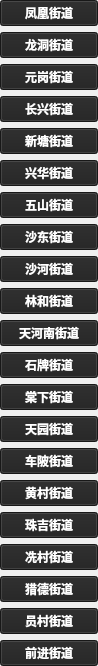
    <widget class="QWidget" name="street_TianHe" native="true">
     <property name="geometry">
      <rect>
       <x>10</x>
       <y>75</y>
       <width>98</width>
       <height>541</height>
      </rect>
     </property>
     <layout class="QVBoxLayout" name="verticalLayout_7">
      <property name="leftMargin">
       <number>0</number>
      </property>
      <property name="topMargin">
       <number>0</number>
      </property>
      <property name="rightMargin">
       <number>0</number>
      </property>
      <property name="bottomMargin">
       <number>0</number>
      </property>
      <item>
       <widget class="QPushButton" name="th1">
        <property name="font">
         <font>
          <family>思源黑体 CN Bold</family>
          <weight>75</weight>
          <bold>true</bold>
         </font>
        </property>
        <property name="styleSheet">
         <string notr="true">background-color: rgb(33, 33, 33);
color: rgb(255, 255, 255);</string>
        </property>
        <property name="text">
         <string>凤凰街道</string>
        </property>
       </widget>
      </item>
      <item>
       <widget class="QPushButton" name="th2">
        <property name="font">
         <font>
          <family>思源黑体 CN Bold</family>
          <weight>75</weight>
          <bold>true</bold>
         </font>
        </property>
        <property name="styleSheet">
         <string notr="true">background-color: rgb(33, 33, 33);
color: rgb(255, 255, 255);</string>
        </property>
        <property name="text">
         <string>龙洞街道</string>
        </property>
       </widget>
      </item>
      <item>
       <widget class="QPushButton" name="th3">
        <property name="font">
         <font>
          <family>思源黑体 CN Bold</family>
          <weight>75</weight>
          <bold>true</bold>
         </font>
        </property>
        <property name="styleSheet">
         <string notr="true">background-color: rgb(33, 33, 33);
color: rgb(255, 255, 255);</string>
        </property>
        <property name="text">
         <string>元岗街道</string>
        </property>
       </widget>
      </item>
      <item>
       <widget class="QPushButton" name="th4">
        <property name="font">
         <font>
          <family>思源黑体 CN Bold</family>
          <weight>75</weight>
          <bold>true</bold>
         </font>
        </property>
        <property name="styleSheet">
         <string notr="true">background-color: rgb(33, 33, 33);
color: rgb(255, 255, 255);</string>
        </property>
        <property name="text">
         <string>长兴街道</string>
        </property>
       </widget>
      </item>
      <item>
       <widget class="QPushButton" name="th5">
        <property name="font">
         <font>
          <family>思源黑体 CN Bold</family>
          <weight>75</weight>
          <bold>true</bold>
         </font>
        </property>
        <property name="styleSheet">
         <string notr="true">background-color: rgb(33, 33, 33);
color: rgb(255, 255, 255);</string>
        </property>
        <property name="text">
         <string>新塘街道</string>
        </property>
       </widget>
      </item>
      <item>
       <widget class="QPushButton" name="th6">
        <property name="font">
         <font>
          <family>思源黑体 CN Bold</family>
          <weight>75</weight>
          <bold>true</bold>
         </font>
        </property>
        <property name="styleSheet">
         <string notr="true">background-color: rgb(33, 33, 33);
color: rgb(255, 255, 255);</string>
        </property>
        <property name="text">
         <string>兴华街道</string>
        </property>
       </widget>
      </item>
      <item>
       <widget class="QPushButton" name="th7">
        <property name="font">
         <font>
          <family>思源黑体 CN Bold</family>
          <weight>75</weight>
          <bold>true</bold>
         </font>
        </property>
        <property name="styleSheet">
         <string notr="true">background-color: rgb(33, 33, 33);
color: rgb(255, 255, 255);</string>
        </property>
        <property name="text">
         <string>五山街道</string>
        </property>
       </widget>
      </item>
      <item>
       <widget class="QPushButton" name="th8">
        <property name="font">
         <font>
          <family>思源黑体 CN Bold</family>
          <weight>75</weight>
          <bold>true</bold>
         </font>
        </property>
        <property name="styleSheet">
         <string notr="true">background-color: rgb(33, 33, 33);
color: rgb(255, 255, 255);</string>
        </property>
        <property name="text">
         <string>沙东街道</string>
        </property>
       </widget>
      </item>
      <item>
       <widget class="QPushButton" name="th9">
        <property name="font">
         <font>
          <family>思源黑体 CN Bold</family>
          <weight>75</weight>
          <bold>true</bold>
         </font>
        </property>
        <property name="styleSheet">
         <string notr="true">background-color: rgb(33, 33, 33);
color: rgb(255, 255, 255);</string>
        </property>
        <property name="text">
         <string>沙河街道</string>
        </property>
       </widget>
      </item>
      <item>
       <widget class="QPushButton" name="th10">
        <property name="font">
         <font>
          <family>思源黑体 CN Bold</family>
          <weight>75</weight>
          <bold>true</bold>
         </font>
        </property>
        <property name="styleSheet">
         <string notr="true">background-color: rgb(33, 33, 33);
color: rgb(255, 255, 255);</string>
        </property>
        <property name="text">
         <string>林和街道</string>
        </property>
       </widget>
      </item>
      <item>
       <widget class="QPushButton" name="th11">
        <property name="font">
         <font>
          <family>思源黑体 CN Bold</family>
          <weight>75</weight>
          <bold>true</bold>
         </font>
        </property>
        <property name="styleSheet">
         <string notr="true">background-color: rgb(33, 33, 33);
color: rgb(255, 255, 255);</string>
        </property>
        <property name="text">
         <string>天河南街道</string>
        </property>
       </widget>
      </item>
      <item>
       <widget class="QPushButton" name="th12">
        <property name="font">
         <font>
          <family>思源黑体 CN Bold</family>
          <weight>75</weight>
          <bold>true</bold>
         </font>
        </property>
        <property name="styleSheet">
         <string notr="true">background-color: rgb(33, 33, 33);
color: rgb(255, 255, 255);</string>
        </property>
        <property name="text">
         <string>石牌街道</string>
        </property>
       </widget>
      </item>
      <item>
       <widget class="QPushButton" name="th13">
        <property name="font">
         <font>
          <family>思源黑体 CN Bold</family>
          <weight>75</weight>
          <bold>true</bold>
         </font>
        </property>
        <property name="styleSheet">
         <string notr="true">background-color: rgb(33, 33, 33);
color: rgb(255, 255, 255);</string>
        </property>
        <property name="text">
         <string>棠下街道</string>
        </property>
       </widget>
      </item>
      <item>
       <widget class="QPushButton" name="th14">
        <property name="font">
         <font>
          <family>思源黑体 CN Bold</family>
          <weight>75</weight>
          <bold>true</bold>
         </font>
        </property>
        <property name="styleSheet">
         <string notr="true">background-color: rgb(33, 33, 33);
color: rgb(255, 255, 255);</string>
        </property>
        <property name="text">
         <string>天园街道</string>
        </property>
       </widget>
      </item>
      <item>
       <widget class="QPushButton" name="th15">
        <property name="font">
         <font>
          <family>思源黑体 CN Bold</family>
          <weight>75</weight>
          <bold>true</bold>
         </font>
        </property>
        <property name="styleSheet">
         <string notr="true">background-color: rgb(33, 33, 33);
color: rgb(255, 255, 255);</string>
        </property>
        <property name="text">
         <string>车陂街道</string>
        </property>
       </widget>
      </item>
      <item>
       <widget class="QPushButton" name="th16">
        <property name="font">
         <font>
          <family>思源黑体 CN Bold</family>
          <weight>75</weight>
          <bold>true</bold>
         </font>
        </property>
        <property name="styleSheet">
         <string notr="true">background-color: rgb(33, 33, 33);
color: rgb(255, 255, 255);</string>
        </property>
        <property name="text">
         <string>黄村街道</string>
        </property>
       </widget>
      </item>
      <item>
       <widget class="QPushButton" name="th17">
        <property name="font">
         <font>
          <family>思源黑体 CN Bold</family>
          <weight>75</weight>
          <bold>true</bold>
         </font>
        </property>
        <property name="styleSheet">
         <string notr="true">background-color: rgb(33, 33, 33);
color: rgb(255, 255, 255);</string>
        </property>
        <property name="text">
         <string>珠吉街道</string>
        </property>
       </widget>
      </item>
      <item>
       <widget class="QPushButton" name="th18">
        <property name="font">
         <font>
          <family>思源黑体 CN Bold</family>
          <weight>75</weight>
          <bold>true</bold>
         </font>
        </property>
        <property name="styleSheet">
         <string notr="true">background-color: rgb(33, 33, 33);
color: rgb(255, 255, 255);</string>
        </property>
        <property name="text">
         <string>冼村街道</string>
        </property>
       </widget>
      </item>
      <item>
       <widget class="QPushButton" name="th19">
        <property name="font">
         <font>
          <family>思源黑体 CN Bold</family>
          <weight>75</weight>
          <bold>true</bold>
         </font>
        </property>
        <property name="styleSheet">
         <string notr="true">background-color: rgb(33, 33, 33);
color: rgb(255, 255, 255);</string>
        </property>
        <property name="text">
         <string>猎德街道</string>
        </property>
       </widget>
      </item>
      <item>
       <widget class="QPushButton" name="th20">
        <property name="font">
         <font>
          <family>思源黑体 CN Bold</family>
          <weight>75</weight>
          <bold>true</bold>
         </font>
        </property>
        <property name="styleSheet">
         <string notr="true">background-color: rgb(33, 33, 33);
color: rgb(255, 255, 255);</string>
        </property>
        <property name="text">
         <string>员村街道</string>
        </property>
       </widget>
      </item>
      <item>
       <widget class="QPushButton" name="th21">
        <property name="font">
         <font>
          <family>思源黑体 CN Bold</family>
          <weight>75</weight>
          <bold>true</bold>
         </font>
        </property>
        <property name="styleSheet">
         <string notr="true">background-color: rgb(33, 33, 33);
color: rgb(255, 255, 255);</string>
        </property>
        <property name="text">
         <string>前进街道</string>
        </property>
       </widget>
      </item>
     </layout>
    </widget>
